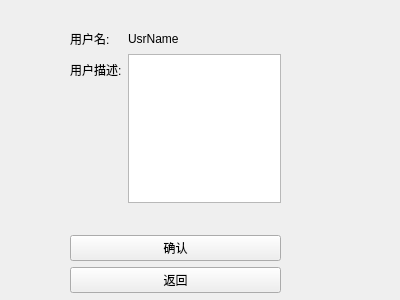
<?xml version="1.0" encoding="UTF-8"?>
<ui version="4.0">
 <class>ModifyUsrDescript</class>
 <widget class="QWidget" name="ModifyUsrDescript">
  <property name="windowModality">
   <enum>Qt::ApplicationModal</enum>
  </property>
  <property name="geometry">
   <rect>
    <x>0</x>
    <y>0</y>
    <width>400</width>
    <height>300</height>
   </rect>
  </property>
  <property name="windowTitle">
   <string>Form</string>
  </property>
  <widget class="QWidget" name="formLayoutWidget">
   <property name="geometry">
    <rect>
     <x>60</x>
     <y>20</y>
     <width>231</width>
     <height>283</height>
    </rect>
   </property>
   <layout class="QFormLayout" name="formLayout">
    <property name="leftMargin">
     <number>10</number>
    </property>
    <property name="topMargin">
     <number>10</number>
    </property>
    <property name="rightMargin">
     <number>10</number>
    </property>
    <property name="bottomMargin">
     <number>10</number>
    </property>
    <item row="0" column="0">
     <widget class="QLabel" name="label">
      <property name="text">
       <string>用户名:</string>
      </property>
     </widget>
    </item>
    <item row="0" column="1">
     <widget class="QLabel" name="lbUsrName">
      <property name="text">
       <string>UsrName</string>
      </property>
     </widget>
    </item>
    <item row="1" column="0">
     <widget class="QLabel" name="label_5">
      <property name="text">
       <string>用户描述:</string>
      </property>
     </widget>
    </item>
    <item row="1" column="1">
     <widget class="QTextEdit" name="teUsrDescript"/>
    </item>
    <item row="2" column="0">
     <spacer name="verticalSpacer">
      <property name="orientation">
       <enum>Qt::Vertical</enum>
      </property>
      <property name="sizeHint" stdset="0">
       <size>
        <width>20</width>
        <height>40</height>
       </size>
      </property>
     </spacer>
    </item>
    <item row="2" column="1">
     <spacer name="horizontalSpacer">
      <property name="orientation">
       <enum>Qt::Horizontal</enum>
      </property>
      <property name="sizeHint" stdset="0">
       <size>
        <width>40</width>
        <height>20</height>
       </size>
      </property>
     </spacer>
    </item>
    <item row="4" column="0" colspan="2">
     <widget class="QPushButton" name="pbModifyLevel">
      <property name="text">
       <string>确认</string>
      </property>
     </widget>
    </item>
    <item row="5" column="0" colspan="2">
     <widget class="QPushButton" name="pbBack">
      <property name="text">
       <string>返回</string>
      </property>
     </widget>
    </item>
   </layout>
  </widget>
 </widget>
 <resources/>
 <connections/>
</ui>
